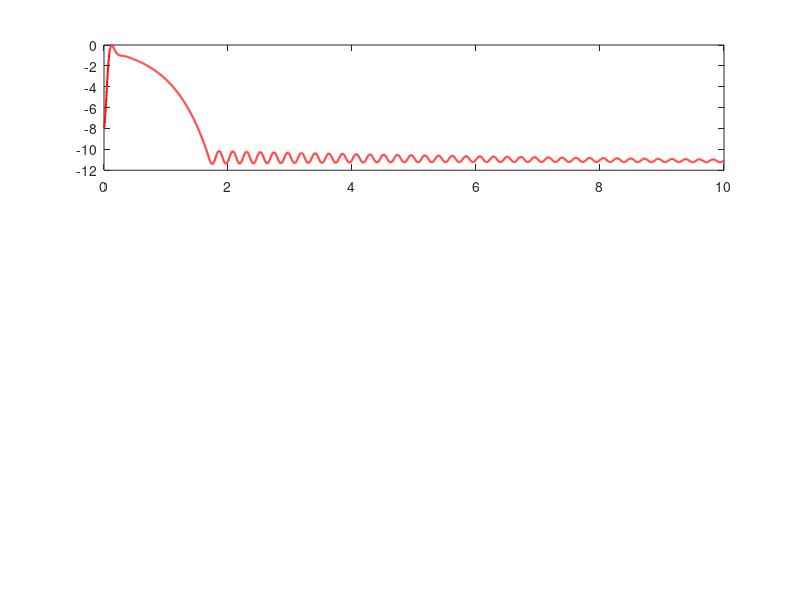

Write the MATLAB code that produced this figure. (Note: this script raises an error after producing the figure.)
%% Full_Balance_Sim.m
% 根据提供的 motionCtrlTask.c 完整还原的平衡车仿真
clear; clc; close all;

%% 1. 物理参数 (根据实际情况可微调)
p.g       = 9.81;       
p.m       = 0.60;       % 车身质量 kg
p.M       = 0.20;       % 轮子等效质量 kg
p.l       = 0.07;       % 质心到轴距离 m
p.I       = 0.006;      % 转动惯量 kg*m^2
p.b       = 0.04;       % 平移阻尼
p.c       = 0.002;      % 旋转阻尼
p.r       = 0.03175;    % 轮子半径 m

p.Ts      = 0.002;      % 仿真步长 5ms (500Hz, 对应 TASK_FREQ_MOTIONCTRL)
p.Tend    = 10.0;       % 仿真时间 10s
p.theta0  = deg2rad(-8);% 初始倾角 10度
p.xdot0   = 0.0;        
p.thetadot0 = 0.0;      

% 编码器增益：假设车速 1m/s 对应 v_enc = 100
p.enc_gain = 100;       

% 电机推力增益：假设 1000 PWM 对应 10N 推力
p.pwm_gain = 0.01;      

%% 2. 控制器参数 (完全照搬 C 代码)
% PID 结构体模拟
pid_pitch.Kp = 200.0; pid_pitch.Ki = 0.0;   pid_pitch.Kd = 10;
pid_pitch.err = [0 0 0]; pid_pitch.Iout = 0; pid_pitch.out = 0;
pid_pitch.max_out = 3000.0; pid_pitch.max_iout = 500.0;

pid_vel.Kp = 0.1;   pid_vel.Ki = 0.001;  pid_vel.Kd = 0.001;
pid_vel.err = [0 0 0]; pid_vel.Iout = 0; pid_vel.out = 0;
pid_vel.max_out = 10.0; pid_vel.max_iout = 0.01; % 注意：输出限幅是10度

pid_turn.Kp = 1.0;  pid_turn.Ki = 0.0;   pid_turn.Kd = 0.0;
pid_turn.err = [0 0 0]; pid_turn.Iout = 0; pid_turn.out = 0;
pid_turn.max_out = 1.0; pid_turn.max_iout = 1.0;

% 设定值
v_enc_set = 0;   % 期望前进
wz_enc_set = 0;   % 期望转向

%% 3. 初始化数组
N = floor(p.Tend / p.Ts) + 1;
t = (0:N-1)' * p.Ts;
x = zeros(N,1); xdot = zeros(N,1);
theta = zeros(N,1); thetadot = zeros(N,1);
v_enc = zeros(N,1); 
pwm_cn1 = zeros(N,1); pwm_cn2 = zeros(N,1);
force = zeros(N,1); % 实际作用于车体的等效推力

theta(1) = p.theta0;

%% 4. 闭环仿真循环
for k = 1:N-1
    % 1. 模拟 sensor 读取
    v_enc(k) = xdot(k) * p.enc_gain;    % 当前速度对应编码器值
    pitch_deg = -rad2deg(theta(k));      % 当前倾角 (度)
    gyro_z = thetadot(k);               % Z轴角速度，用于转向，此处近似为0
    
    % 2. 模拟 usr_pid_caculate 函数 (位置式)
    % --- 外环：速度环 ---
    pid_vel.err = [v_enc_set - v_enc(k), pid_vel.err(1:2)];
    pid_vel.Pout = pid_vel.Kp * pid_vel.err(1);
    pid_vel.Iout = pid_vel.Iout + pid_vel.Ki * pid_vel.err(1); % 注意C代码里可能没乘Ts
    pid_vel.Iout = min(max(pid_vel.Iout, -pid_vel.max_iout), pid_vel.max_iout);
    pid_vel.Dout = pid_vel.Kd * (pid_vel.err(1) - pid_vel.err(2));
    pid_vel.out = pid_vel.Pout + pid_vel.Iout + pid_vel.Dout;
    pid_vel.out = min(max(pid_vel.out, -pid_vel.max_out), pid_vel.max_out);
    
    % --- 内环：直立环 ---
    pid_pitch.err = [pid_vel.out - pitch_deg, pid_pitch.err(1:2)];
    pid_pitch.Pout = pid_pitch.Kp * pid_pitch.err(1);
    pid_pitch.Iout = pid_pitch.Iout + pid_pitch.Ki * pid_pitch.err(1);
    pid_pitch.Iout = min(max(pid_pitch.Iout, -pid_pitch.max_iout), pid_pitch.max_iout);
    pid_pitch.Dout = pid_pitch.Kd * (pid_pitch.err(1) - pid_pitch.err(2));
    pid_pitch.out = pid_pitch.Pout + pid_pitch.Iout + pid_pitch.Dout;
    pid_pitch.out = min(max(pid_pitch.out, -pid_pitch.max_out), pid_pitch.max_out);
    
    % --- 转向环 ---
    pid_turn.err = [wz_enc_set - gyro_z, pid_turn.err(1:2)];
    pid_turn.out = pid_turn.Kp * pid_turn.err(1); % 仅P控制
    pid_turn.out = min(max(pid_turn.out, -pid_turn.max_out), pid_turn.max_out);
    
    % 3. 输出合成
    pwm_cn1(k) = pid_pitch.out + pid_turn.out;
    pwm_cn2(k) = -pid_pitch.out - pid_turn.out;
    
    % 4. 转换为实际物理推力 (两个轮子合力)
    % 假设 pwm > 0 驱动车轮向前，产生向前的推力
    force(k) = pwm_cn1(k) * p.pwm_gain; 
    
    % 5. 动力学解算 (Cart-Pole 非线性模型)
    A11 = p.M + p.m;
    A12 = p.m * p.l * cos(theta(k));
    A21 = A12;
    A22 = p.I + p.m * p.l^2;
    
    rhs1 = force(k) - p.b * xdot(k) + p.m * p.l * sin(theta(k)) * thetadot(k)^2;
    rhs2 = p.m * p.g * p.l * sin(theta(k)) - p.c * thetadot(k);
    
    detA = A11 * A22 - A12 * A21;
    xdd = (rhs1 * A22 - A12 * rhs2) / detA;
    thetadd = (A11 * rhs2 - A21 * rhs1) / detA;
    
    % 6. 积分更新
    xdot(k+1) = xdot(k) + xdd * p.Ts;
    thetadot(k+1) = thetadot(k) + thetadd * p.Ts;
    x(k+1) = x(k) + xdot(k+1) * p.Ts;
    theta(k+1) = theta(k) + thetadot(k+1) * p.Ts;
    
    % 翻车保护
    if abs(theta(k+1)) > deg2rad(60)
        disp('车翻啦！');
        break;
    end
end

%% 5. 绘图与分析
figure('Name', '平衡车状态跟踪', 'Position', [100, 100, 800, 600]);

subplot(3,1,1);
plot(t, rad2deg(theta), 'r', 'LineWidth', 1.5); hold on;
yline(0, 'k--');
ylabel('Pitch (deg)');
title('车身倾角');
grid on;

subplot(3,1,2);
plot(t, v_enc, 'b', 'LineWidth', 1.5); hold on;
yline(v_enc_set, 'k--');
ylabel('v_{enc}');
title('速度环反馈与设定');
grid on;

subplot(3,1,3);
plot(t, x, 'g', 'LineWidth', 1.5);
xlabel('Time (s)');
ylabel('位移 (m)');
title('车轮位移');
grid on;
